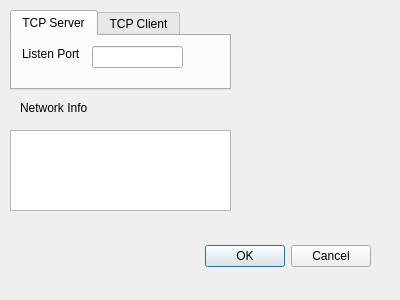
<?xml version="1.0" encoding="UTF-8"?>
<ui version="4.0">
 <class>Dialog</class>
 <widget class="QDialog" name="Dialog">
  <property name="geometry">
   <rect>
    <x>0</x>
    <y>0</y>
    <width>400</width>
    <height>300</height>
   </rect>
  </property>
  <property name="windowTitle">
   <string>Dialog</string>
  </property>
  <widget class="QDialogButtonBox" name="buttonBox">
   <property name="geometry">
    <rect>
     <x>30</x>
     <y>240</y>
     <width>341</width>
     <height>32</height>
    </rect>
   </property>
   <property name="orientation">
    <enum>Qt::Horizontal</enum>
   </property>
   <property name="standardButtons">
    <set>QDialogButtonBox::Cancel|QDialogButtonBox::Ok</set>
   </property>
  </widget>
  <widget class="QTabWidget" name="tabWidget">
   <property name="geometry">
    <rect>
     <x>10</x>
     <y>10</y>
     <width>221</width>
     <height>80</height>
    </rect>
   </property>
   <property name="currentIndex">
    <number>0</number>
   </property>
   <widget class="QWidget" name="tcpServer">
    <property name="enabled">
     <bool>true</bool>
    </property>
    <attribute name="title">
     <string>TCP Server</string>
    </attribute>
    <widget class="QLabel" name="portLabel_2">
     <property name="geometry">
      <rect>
       <x>10</x>
       <y>10</y>
       <width>71</width>
       <height>16</height>
      </rect>
     </property>
     <property name="text">
      <string>Listen Port</string>
     </property>
    </widget>
    <widget class="QLineEdit" name="portText_2">
     <property name="geometry">
      <rect>
       <x>80</x>
       <y>10</y>
       <width>91</width>
       <height>22</height>
      </rect>
     </property>
    </widget>
   </widget>
   <widget class="QWidget" name="tcpClient">
    <attribute name="title">
     <string>TCP Client</string>
    </attribute>
    <widget class="QLabel" name="ipAdrrLabel">
     <property name="geometry">
      <rect>
       <x>0</x>
       <y>6</y>
       <width>61</width>
       <height>20</height>
      </rect>
     </property>
     <property name="text">
      <string>IP Address</string>
     </property>
    </widget>
    <widget class="QLabel" name="portLabel">
     <property name="geometry">
      <rect>
       <x>0</x>
       <y>30</y>
       <width>61</width>
       <height>20</height>
      </rect>
     </property>
     <property name="text">
      <string>Port</string>
     </property>
    </widget>
    <widget class="QLineEdit" name="ipAddrText">
     <property name="geometry">
      <rect>
       <x>70</x>
       <y>2</y>
       <width>113</width>
       <height>20</height>
      </rect>
     </property>
    </widget>
    <widget class="QLineEdit" name="portText">
     <property name="geometry">
      <rect>
       <x>70</x>
       <y>30</y>
       <width>113</width>
       <height>22</height>
      </rect>
     </property>
    </widget>
   </widget>
  </widget>
  <widget class="QPlainTextEdit" name="networkInfoText">
   <property name="geometry">
    <rect>
     <x>10</x>
     <y>130</y>
     <width>221</width>
     <height>81</height>
    </rect>
   </property>
  </widget>
  <widget class="QLabel" name="networkInfoLabel">
   <property name="geometry">
    <rect>
     <x>20</x>
     <y>100</y>
     <width>121</width>
     <height>16</height>
    </rect>
   </property>
   <property name="text">
    <string>Network Info</string>
   </property>
  </widget>
 </widget>
 <resources/>
 <connections>
  <connection>
   <sender>buttonBox</sender>
   <signal>accepted()</signal>
   <receiver>Dialog</receiver>
   <slot>accept()</slot>
   <hints>
    <hint type="sourcelabel">
     <x>248</x>
     <y>254</y>
    </hint>
    <hint type="destinationlabel">
     <x>157</x>
     <y>274</y>
    </hint>
   </hints>
  </connection>
  <connection>
   <sender>buttonBox</sender>
   <signal>rejected()</signal>
   <receiver>Dialog</receiver>
   <slot>reject()</slot>
   <hints>
    <hint type="sourcelabel">
     <x>316</x>
     <y>260</y>
    </hint>
    <hint type="destinationlabel">
     <x>286</x>
     <y>274</y>
    </hint>
   </hints>
  </connection>
 </connections>
</ui>
